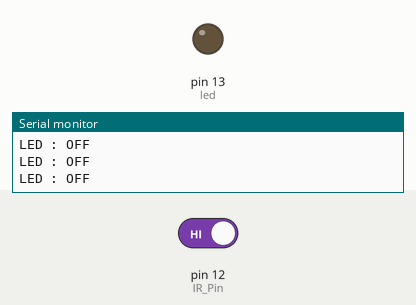
Recording of a sketch running on a simulated Arduino Uno, built with avr-gcc and run on an emulated ATmega328P. Parts: output pins drawn as LEDs (lit = HIGH), the last lines printed to the serial monitor. Inputs (shaded band) come from the test bench; at power-on: pin 12 (IR_Pin) HIGH.

Above: at 1.8 s.
1.9 s: pin 12 (IR_Pin) driven LOW
At 2.4 s:
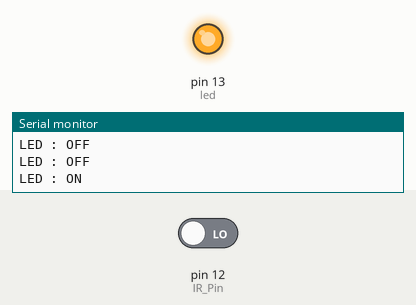
3.5 s: pin 12 (IR_Pin) driven HIGH
At 4.8 s:
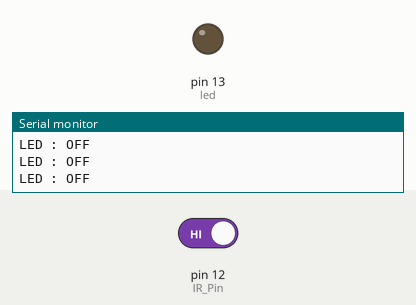
Timing chart, 0 to 6.5 s (numbered marks = the images above; inputs shaded):
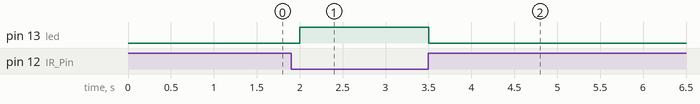

The sketch:

IR_Sensor.ino
```cpp
const int IR_Pin = 12;
const int led = 13;
int val = 0;

void setup() {
  // put your setup code here, to run once:
  Serial.begin(9600);
  pinMode(IR_Pin, INPUT);
  pinMode(led, OUTPUT);
  Serial.println("IR Sensor");
}

void loop() {
  // put your main code here, to run repeatedly:
  val = digitalRead(IR_Pin);
  if (val == LOW)
  {
    digitalWrite(led, HIGH);
    Serial.println("LED : ON");
  }
  else
  {
    digitalWrite(led, LOW);
    Serial.println("LED : OFF");
  }
  delay(500);
}
```

Measured:
- after the input at 1.9 s, pin 13 (led): LOW → HIGH after 0.10 s
- after the input at 3.5 s, pin 13 (led): HIGH → LOW at once
